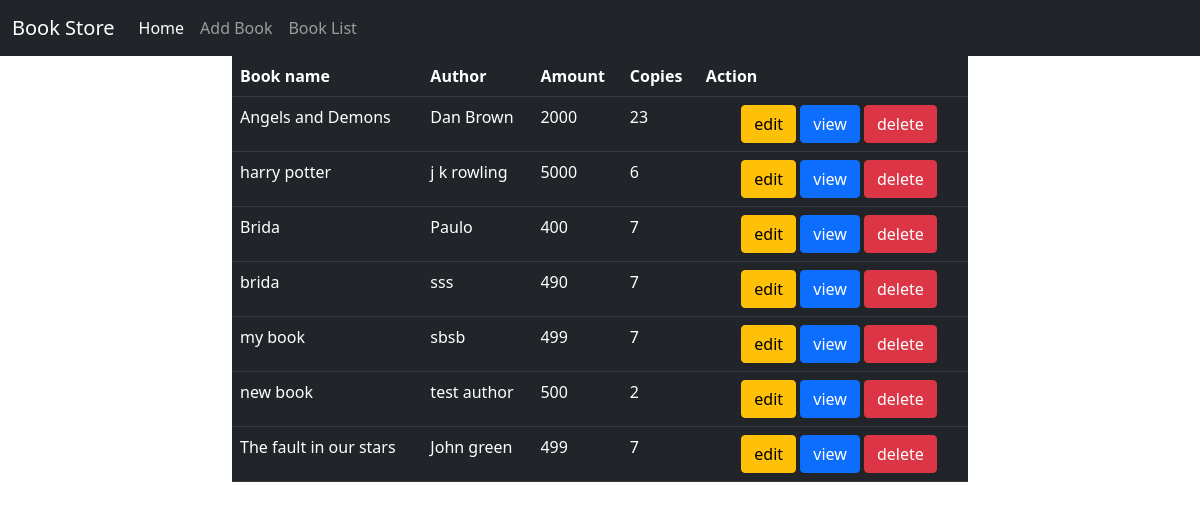
/books/all, run on an earlier commit of the app's database.
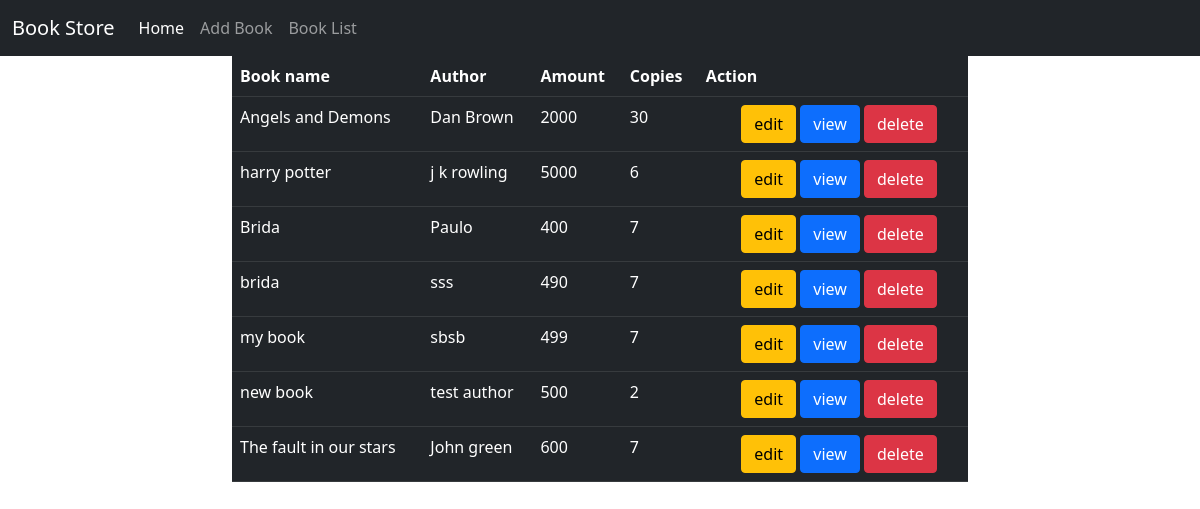
And on a later commit of the database.
### owner/models.py (models this page shows, shortened)
class Books(models.Model):
    book_name=models.CharField(max_length=120,unique=True)
    author=models.CharField(max_length=50)
    amount=models.PositiveIntegerField()
    copies=models.PositiveIntegerField()
    image=models.ImageField(upload_to="images",null=True)

### owner/views.py (the view)
# urls.py: path("books/all",views.BooklistView.as_view(),name="allbooks"),
class BooklistView(ListView):
    model=Books
    template_name = "book_list.html"
    context_object_name = "books"

### owner/templates/book_list.html
{%extends 'base.html'%}
{%block body_block%}
<div class="row">
        <div class="col-2"></div>
        <div class="col-8">
            <table class="table table-dark table-hover">
                <tr>
                    <th>Book name</th>
                    <th>Author</th>
                    <th>Amount</th>
                    <th>Copies</th>
                    <th colspan="3" align="center">Action</th>
                </tr>
                {%for book in books%}
                <tr>
                <td>{{book.book_name}}</td>
                <td>{{book.author}}</td>
                <td>{{book.amount}}</td>
                <td>{{book.copies}}</td>
                    <td></td>
                    <td></td>
                    <td>
                        <a href="{%url 'updatebook' book.id%}" class="btn btn-warning">edit</a>
                        <a href="{%url 'booklist' book.id%}" class="btn btn-primary">view</a>
                        <a href="{%url 'deletebook' book.id%}"class="btn btn-danger">delete</a>
                    </td>
                {%endfor%}
                </tr>
            </table>
        </div>
        <div class="col-2"></div>
    </div>
{%endblock%}

What changed in the data, as far as the page shows it:
changed Books "Angels and Demons": copies "23" → "30"
changed Books "The fault in our stars": amount "499" → "600"
